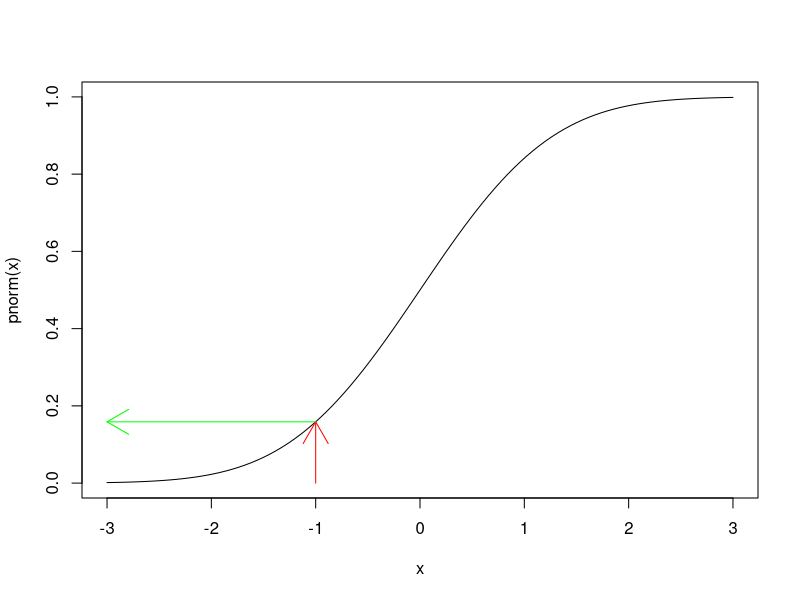
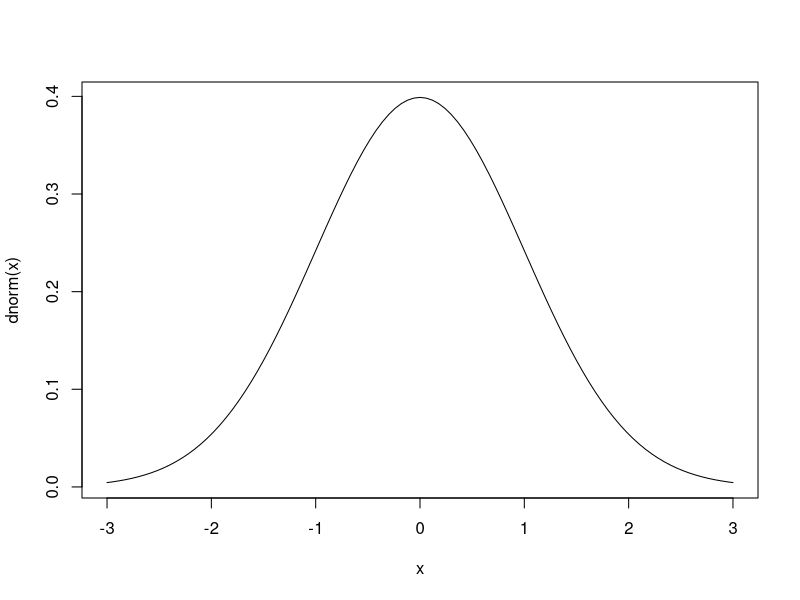
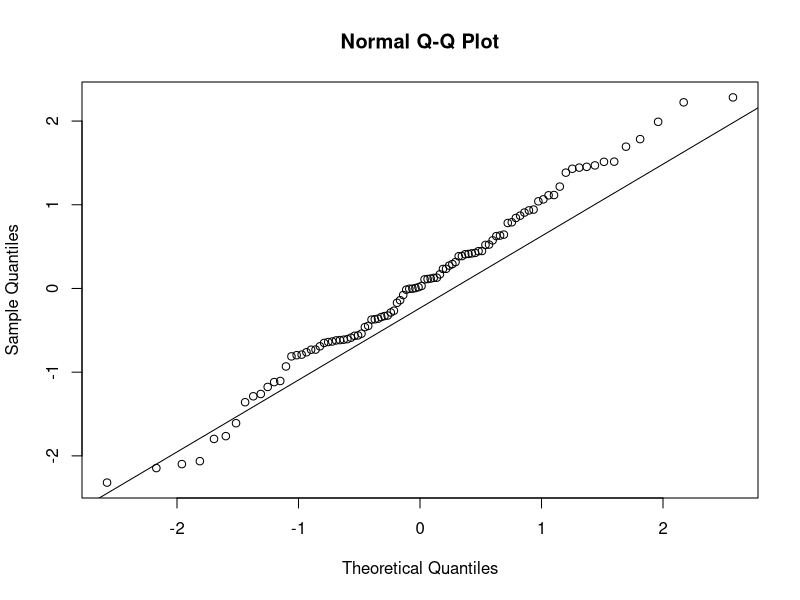
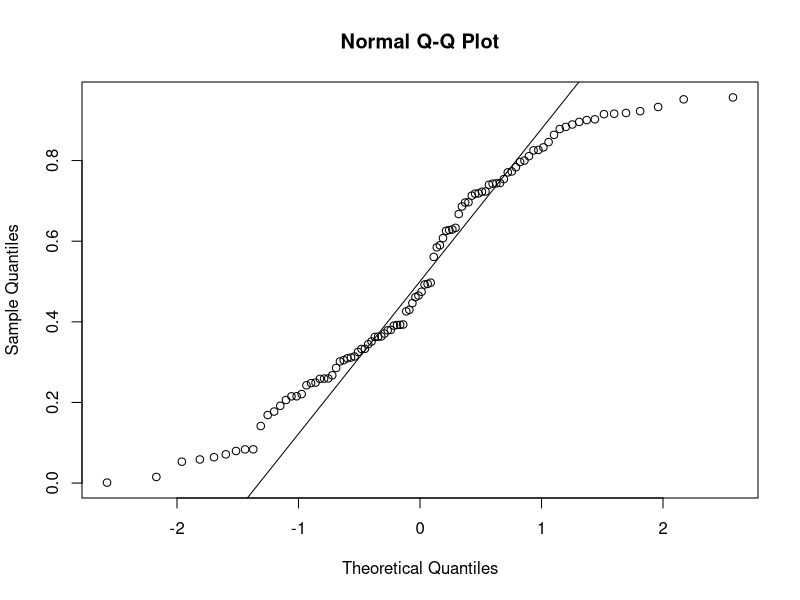
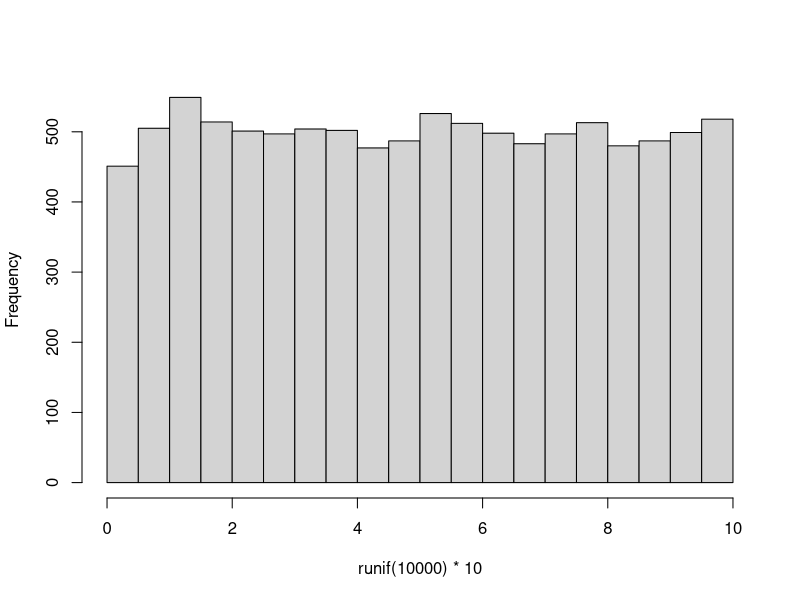
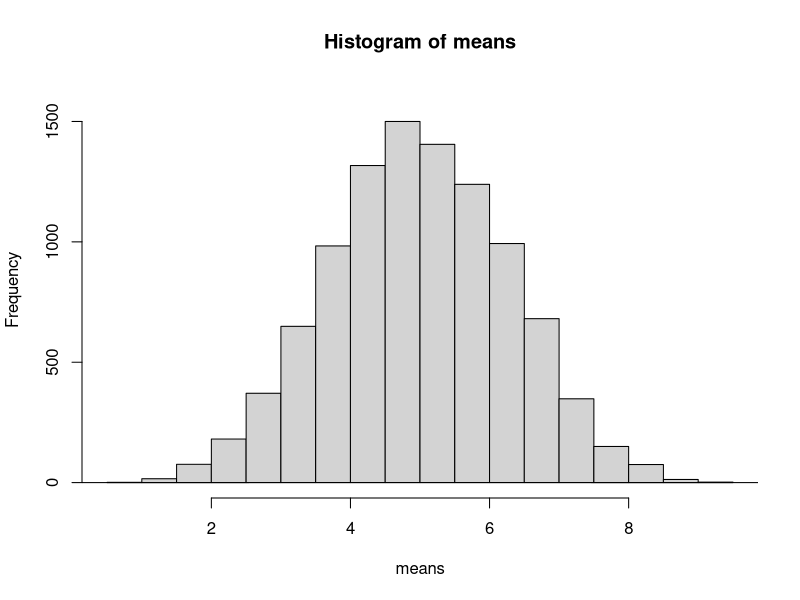
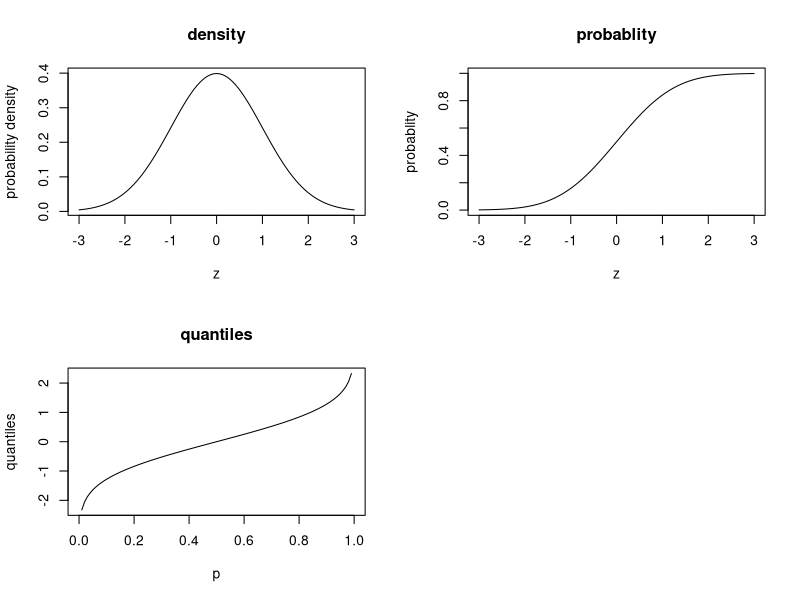
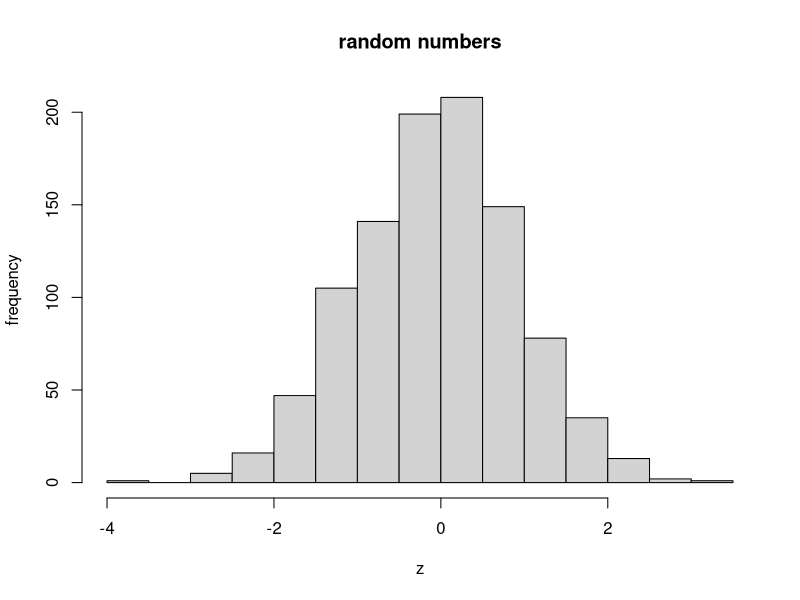

These charts were generated, in order, by the following R code:


curve(pnorm(x),-3,3)
arrows(-1,0,-1,pnorm(-1),col="red")
arrows(-1,pnorm(-1),-3,pnorm(-1),col="green")

pnorm(-1)

curve(dnorm(x),-3,3)

#test for normality
#gaphical 
qqnorm(rnorm(100))
qqline(rnorm(100))

qqnorm(runif(100))

qqline(runif(100))

#shapiro -wilks test
#H0; data is normally dist
#Ha:data not normally dist
shapiro.test(rnorm(100))

#reject the null hypothesis if the p-value is small

shapiro.test(runif(100))


hist(runif(10000)*10,main="")

#now let's look at the distribution of the sample means
#based on means of just 5 uniform random variables

means<-numeric(10000)

for (i in 1:10000){
means[i]=mean(runif(5)*10)


}

hist(means,ylim=c(0,1600))



m<-mean(means)
s<-sd(means)

#compare to a normal distribution with this mean and sd

xv<-seq(0,10,0.1)

yv<-dnorm(xv,mean=m,sd=s)
lines(xv,yv)


#dnorm takes argument z ,options mean and sd,default is standard normal

par(mfrow=c(2,2))
curve(dnorm(x),-3,3,xlab="z",ylab="probability density",main="density")


#pnorm takes argument z,options mean and standard deviation,default is standard normal
#shows cdf p(Z<=z)
curve(pnorm(x),-3,3,xlab="z",ylab="probablity",main="probablity")

#qnorm has cummulative prob for argument and returns the associated
#z value

curve(qnorm(x),0,1,xlab="p",ylab="quantiles",main="quantiles")


ydevs<-rnorm(100)

ydevs<-(ydevs-mean(ydevs))/sd(ydevs)

sd(ydevs)

yvals<-24+4*ydevs

mean(yvals)
sd(yvals)


par(mfrow=c(1,1))

#chi-square distribution


#rnorm produces random numbers from the normal distribution with 
#specified mean and sd,first argument is the number of random numbers
# to generate

y<-rnorm(1000)
hist(y,xlab="z",ylab="frequency",main="random numbers")



#chi-square distribution
par(mfrow=c(1,2))
x<-seq(0,30,.25)
plot(x,dchisq(x,3),type="l",xlab="df=3")
plot(x,dchisq(x,20),type="l",xlab="df=20")


par(mfrow=c(1,1))
x=seq(0.01,3,0.01)
plot(x,df(x,1,10),type="l",ylim=c(0,1))
lines(x,df(x,2,10),lty=6)
lines(x,df(x,5,10),lty=2)
lines(x,df(x,30,10),lty=3)



x=seq(-4,4,0.01)

plot(x,dnorm(x),type="l",col="red")
lines(x,dt(x,df=5),lty=6)

lines(x,dt(x,df=1),lty=2)


phi<-function(x){
return(exp(-x^2/2)/sqrt(2*pi))
}

trapezium=function(ftn,a,b,n=300){

h=(b-a)/n
x.vec=seq(a,b,by=h)
f.vec=sapply(x.vec,ftn)
T=h*(f.vec[1]/2+sum(f.vec[2:n])+f.vec[n+1]/2)

return(T)
}

ppoint<-function(p,pdf=phi,z.min=-10,tol=1e-9){

#calculate z alpha
#p is assumed between 0 and 1
#pdf is a valid pdf
#let F(x) be the integral of pdf from -inf to x
#we apply the N-R ALGORITHM to find z alpha(alpha=p)
#such that F(z alpha)=p
#derivative of F(x) =pdf
#we use trapezium method to integrate pdf
#approximate -inf by -10

x<-0
f.x<-trapezium(pdf,z.min,x)-p
#continue iterating until stopping criteria is met
while(abs(f.x)>tol){

x<-x-f.x/pdf(x)
f.x<-trapezium(pdf,z.min,x)-p
}
return(x)
}
ppoint(.975)

